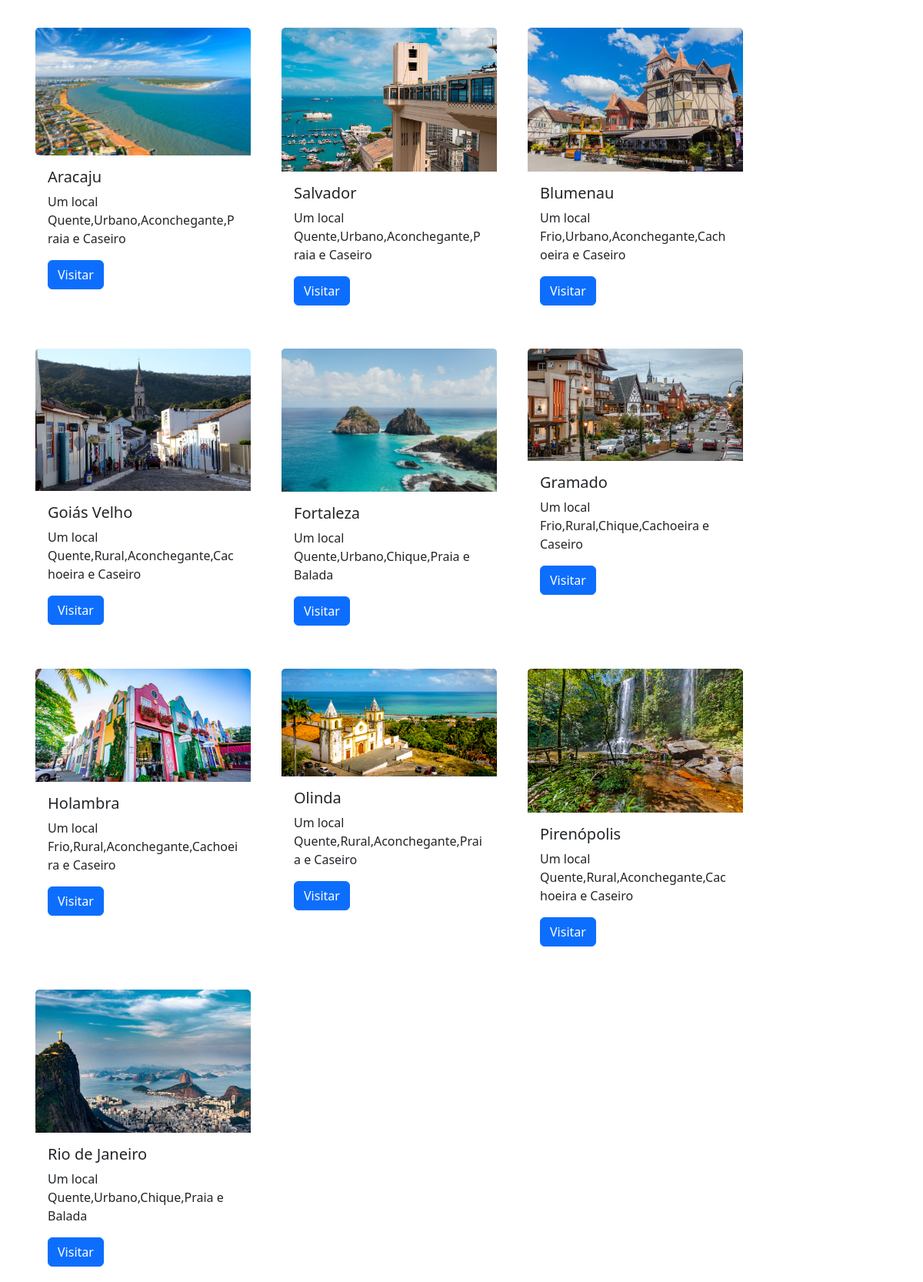
The page /site/todos.php on the database its author committed.
### tables this page shows
CREATE TABLE `tb_lugar` (
  `idtb_lugar` int(11) NOT NULL AUTO_INCREMENT,
  `nome_lugar` varchar(45) NOT NULL,
  `temperatura` varchar(45) NOT NULL,
  `urbano` varchar(45) NOT NULL,
  `chique` varchar(45) NOT NULL,
  `praia` varchar(45) NOT NULL,
  `agitacao` varchar(45) NOT NULL,
  `imagem` varchar(45) DEFAULT NULL,
  `descricao` varchar(1000) DEFAULT NULL,
  `preco` int(11) NOT NULL,
  PRIMARY KEY (`idtb_lugar`)
);

### site/todos.php (the view, shortened to what this page needs)
<!DOCTYPE html>
<html lang="en">
<head>
    <link href="https://cdn.jsdelivr.net/npm/bootstrap@5.3.0/dist/css/bootstrap.min.css" rel="stylesheet">
</head>
<body>
<div class="container">
<?php
$conexao = mysqli_connect('db','root','123','db_turismo');
$sql = "SELECT * FROM tb_lugar";
$result = $conexao->query($sql);
if ($result->num_rows > 0) {
    while($row = $result->fetch_assoc()) {
        $imagem = $row['imagem'];
        $id = $row['idtb_lugar'];
        echo "<div class='card' style='width: 18rem;'>";
        echo "<img class='card-img-top' src='imagens/locais/$imagem' alt='Card image cap'>";
        echo "<div class='card-body'>";
        echo "<h5 class='card-title'>".$row["nome_lugar"]."</h5>";
        echo "<p class='card-text'>Um local ".$row["temperatura"].",".$row["urbano"].",".$row["chique"].",".$row["praia"]." e ".$row["agitacao"]."</p>";
        echo "<a href='infolocal.php?idlugar=$id' class='btn btn-primary'>Visitar</a>";
        echo "</div>";
        echo "</div>";
    }
} else {
    echo "0 results";
}
?>
</div>
</body>
</html>

### site/todos.php (style rules this page uses)
body { margin: 0; padding: 0; background-color: transparent; }
.container { margin-top: 2em; display: flex; flex-wrap: wrap; gap: 2em; }
.container .card { border: 4px solid rgba(255,255,255,0.5); }

### rows shown on the page
tb_lugar: imagem (picture), nome_lugar "Aracaju", temperatura "Quente", urbano "Urbano", chique "Aconchegante", praia "Praia", agitacao "Caseiro"
tb_lugar: imagem (picture), nome_lugar "Salvador", temperatura "Quente", urbano "Urbano", chique "Aconchegante", praia "Praia", agitacao "Caseiro"
tb_lugar: imagem (picture), nome_lugar "Blumenau", temperatura "Frio", urbano "Urbano", chique "Aconchegante", praia "Cachoeira", agitacao "Caseiro"
tb_lugar: imagem (picture), nome_lugar "Goiás Velho", temperatura "Quente", urbano "Rural", chique "Aconchegante", praia "Cachoeira", agitacao "Caseiro"
tb_lugar: imagem (picture), nome_lugar "Fortaleza", temperatura "Quente", urbano "Urbano", chique "Chique", praia "Praia", agitacao "Balada"
tb_lugar: imagem (picture), nome_lugar "Gramado", temperatura "Frio", urbano "Rural", chique "Chique", praia "Cachoeira", agitacao "Caseiro"
tb_lugar: imagem (picture), nome_lugar "Holambra", temperatura "Frio", urbano "Rural", chique "Aconchegante", praia "Cachoeira", agitacao "Caseiro"
tb_lugar: imagem (picture), nome_lugar "Olinda", temperatura "Quente", urbano "Rural", chique "Aconchegante", praia "Praia", agitacao "Caseiro"
tb_lugar: imagem (picture), nome_lugar "Pirenópolis", temperatura "Quente", urbano "Rural", chique "Aconchegante", praia "Cachoeira", agitacao "Caseiro"
tb_lugar: imagem (picture), nome_lugar "Rio de Janeiro", temperatura "Quente", urbano "Urbano", chique "Chique", praia "Praia", agitacao "Balada"
